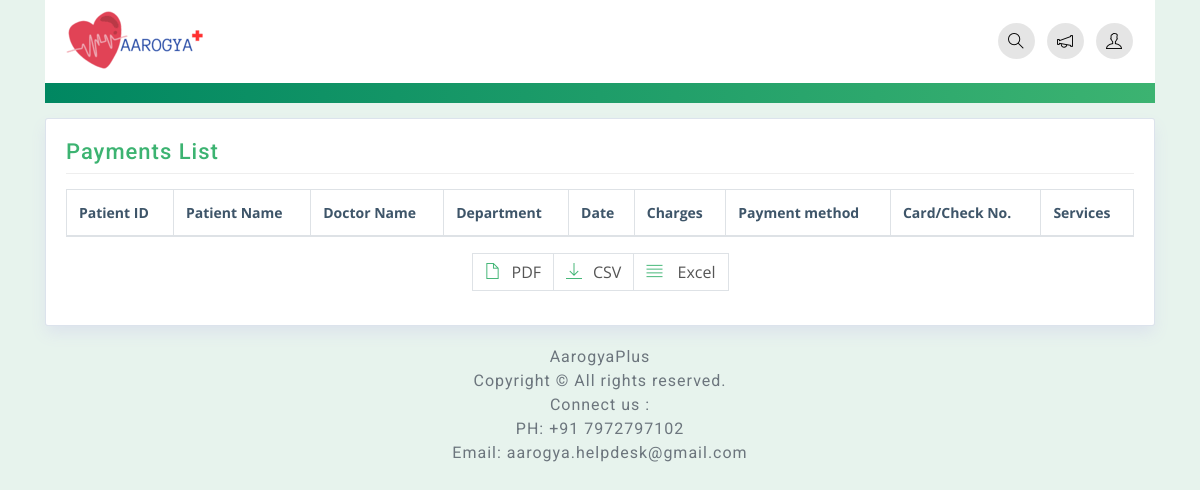
The app's page /Payment/info, older data.
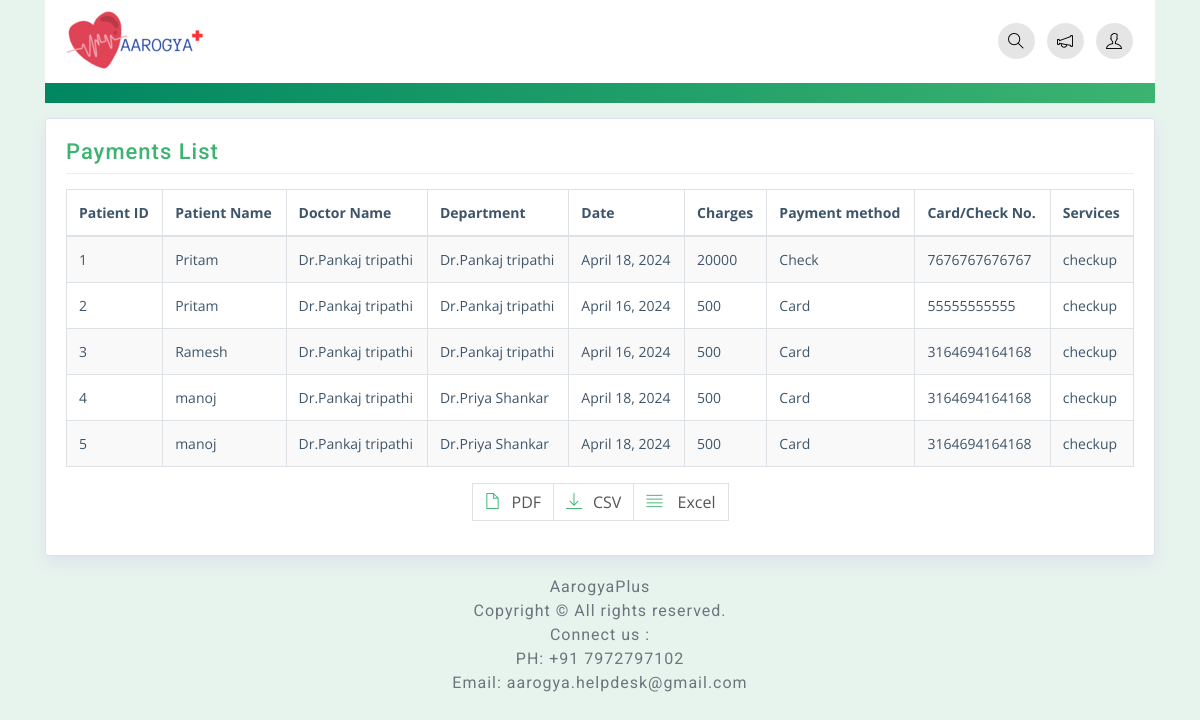
The same page, newer data.
### app/models.py (models this page shows, shortened)
class Payment(models.Model):
  pay_id=models.AutoField(primary_key=True)
  d=models.ForeignKey(Doctor,on_delete=models.CASCADE,related_name='appointments_as_d')
  p=models.ForeignKey(Patient,on_delete=models.CASCADE)
  s=models.ForeignKey(Doctor,on_delete=models.CASCADE,related_name='appointments_as_s')
  amount = models.IntegerField()
  date = models.DateField()
  services=models.CharField(max_length=100)
  pay_type = models.CharField(max_length=20)
  cardcheck_no=models.CharField(max_length=50)

class Patient(models.Model):
    p_id = models.AutoField(primary_key=True)
    patient_name =models.CharField( max_length=100)
    date_of_birth =models.DateField( max_length=100)
    age = models.IntegerField()
    phone = models.IntegerField()
    email = models.EmailField(max_length=100)
    gender = models.CharField(max_length=50)
    address = models.TextField()
    def __str__(self):
     return self.patient_name

class Doctor(models.Model):
    d_id = models.AutoField(primary_key=True)
    doctor_name =models.CharField( max_length=100)
    dob =models.CharField( max_length=100)
    specs =models.CharField(max_length=100)
    exp =models.CharField(max_length=100)
    age = models.IntegerField()
    phone = models.IntegerField()
    email = models.EmailField(max_length=100)
    gender = models.CharField(max_length=50)
    def __str__(self):
     return self.doctor_name

### main_app/views.py (the view)
# urls.py: path('Payment/info',views.Payment_info,name='payment_list'),
def Payment_info(request):
    payments = Payment.objects.all()
    return render(request,'payments/payment_list.html',{'payments': payments})

### templates/payments/payment_list.html
{% extends "base.html" %}
{% block content %}
<div class="container">
    <div class="row">
        <div class="col-md-12">
            <div class="widget-area-2 proclinic-box-shadow">
                <h3 class="widget-title">Payments List</h3>
                <div class="table-responsive mb-3">
                    <table id="tableId" class="table table-bordered table-striped">
                        <thead>
                            <tr>
                                <th>Patient ID</th>
                                <th>Patient Name</th>
                                <th>Doctor Name</th>
                                <th>Department</th>
                                <th>Date</th>
                                <th>Charges</th>
                                <th>Payment method</th>
                                <th>Card/Check No.</th>
                                <th>Services</th>
                            </tr>
                        </thead>
                        <tbody>
                            {% for payments in payments%}
                            <tr>
                                <td>{{payments.pay_id}}</td>
                                <td>{{payments.p}}</td>
                                <td>{{payments.d}}</td>
                                <td>{{payments.s}}</td>
                                <td>{{payments.date}}</td>
                                <td>{{payments.amount}}</td>
                                <td>{{payments.pay_type}}</td>
                                <td>{{payments.cardcheck_no}}</td>
                                <td>{{payments.services}}</td>
                            </tr>
                            {% endfor %}
                        </tbody>
                    </table>
                    <nav aria-label="Page navigation example">
                        <ul class="pagination justify-content-center export-pagination">
                            <li class="page-item">
                                <a class="page-link"  type="button" href="{% url 'patients_report' format='pdf' %}"><span class="ti-file"></span>PDF</a>
                            </li>
                            <li class="page-item">
                                <a class="page-link" type="button" href="{% url 'patients_report' format='csv' %}"><span class="ti-download"></span>CSV</a>
                            </li>
                            <li class="page-item">
                                <a class="page-link" type="button" href="{% url 'patients_report' format='excel' %}"><span class="ti-align-justify"></span> Excel</a>
                            </li>
                        </ul>
                    </nav>
                </div>
            </div>
        </div>
    </div>
</div>
{% endblock  %}

### templates/base.html (shortened to what this page needs)
<!DOCTYPE html>
<html>
<head>
    {% load static %}
	<link rel="stylesheet" href="{% static 'css/bootstrap.min.css' %}">
	<link rel="stylesheet" href="{% static 'css/themify-icons.css' %}">
	<link rel="{% static 'stylesheet" href="css/animate.css' %}">
	<link rel="stylesheet" href="{% static 'css/styles.css' %}">
	<link rel="stylesheet" href="{% static 'css/green.css' %}" id="style_theme">
	<link rel="stylesheet" href="{% static 'css/responsive.css' %}">
	<link rel="stylesheet" href="{% static 'charts/css/morris.css' %}">
	<link rel="stylesheet" href="{% static 'css/jquery-jvectormap.css' %}">
</head>
<body>
    <div class="wrapper">
		<div id="content">
			<div class="container top-brand">
				<nav class="navbar navbar-default">
					<div class="navbar-header">
						<div class="sidebar-header"> <a href={% url 'base'%}><img src="{% static 'images/aarogya_logo.png' %}" class="logo" alt="logo"></a>
						</div>
					</div>
					<ul class="nav justify-content-end">
						<li class="nav-item">
							<a class="nav-link" data-toggle="modal" data-target=".proclinic-modal-lg">
								<span class="ti-search"></span>
							</a>
						</li>
						<li class="nav-item">
							<a class="nav-link dropdown-toggle" data-toggle="dropdown" href="#" role="button" aria-haspopup="true"
							 aria-expanded="false">
								<span class="ti-announcement"></span>
							</a>
						</li>
						<li class="nav-item">
							<a class="nav-link dropdown-toggle" data-toggle="dropdown" href="#" role="button" aria-haspopup="true"
							 aria-expanded="false">
								<span class="ti-user"></span>
							</a>
						</li>
					</ul>
				</nav>
			</div>
            <div class="container menu-nav">
                <nav class="navbar navbar-expand-lg proclinic-bg text-white">
                </nav>
            </div>
			{% block content %}
			{% endblock %}
			<div class="container">
				<div class="d-sm-flex justify-content-center">
				  <span class="text-muted text-center d-block d-sm-inline-block">AarogyaPlus <br>Copyright © All rights reserved.<br>Connect us :<br>PH: +91 7972797102 <br> Email: aarogya.helpdesk@gmail.com </span>
				</div>
			</div>
		</div>
	</div>
</body>
</html>

### static/css/styles.css (style rules this page uses)
body { font-family: 'Open Sans', sans-serif; background-color: #E7F3ED; color: #3e5569; border: 0; width: 100%; background-size: cover; background-position:center; }
h1, h2, h3, h4, h5, h6, span, .menu-nav { font-family: 'Roboto', sans-serif; letter-spacing: 1px; }
a, a:hover, a:focus { color: inherit; text-decoration: none; transition: all 0.3s; }
.navbar { padding: 10px 15px; background: #fff; border: none; border-radius: 0; width: 100%; }
.table td, .table th { padding: .75rem; }
#content { padding-top: 0px; padding-bottom: 0px; transition: all 0.3s; width: 100%; height: auto; }
.text-muted { color: #6c757d!important; padding-top: 20px; }
.proclinic-box-shadow { border-radius: 0; border: 0; -webkit-box-shadow: 0 0 0 1px #dce3ec, 0 8px 16px 0 #dce3ec; box-shadow: 0 0 0 1px #dce3ec, 0 8px 16px 0 #dce3ec; background: #fff; margin-top: 20px; }
div[class*="col-"] { padding-right: 6px; padding-left: 6px; }
.table-striped tbody tr:nth-of-type(odd) { background-color: rgba(61,79,90,.03); }
table.table tbody td, table.table thead th { font-size: 14px; }
.pagination .page-link [class^="ti-"], .pagination .page-link [class*=" ti-"] { margin-right: 10px; }
.export-pagination.pagination .page-link { color: #555555; }
.navbar-default .dropdown-toggle::after { display: none; }
.navbar-default .ti-announcement, .navbar-default .ti-user, .navbar-default .ti-search { padding: 10px; border-radius: 50%; color: #000; }
.navbar-default .ti-user, .navbar-default .ti-announcement, .navbar-default .ti-search { background: rgba(0,0,0,.1); }
.top-brand .nav-link { padding: 6px; cursor: pointer; }
.navbar .nav .nav-item:last-child .nav-link { padding-right: 7px; }
.widget-area-2 { background: #fff; margin-top: 1rem; padding: 20px; padding-bottom: 2px; border-radius: 2px; }
.widget-title { font-size: 22px; padding-bottom: .5rem; margin-bottom: 15px; border-bottom: 1px solid #eeeeee; }
.pagination .page-item:first-child .page-link, .pagination .page-item:last-child .page-link { border-radius: 0px; }

### static/css/green.css (style rules this page uses)
.proclinic-bg { background: #3CB371; background: -webkit-linear-gradient(to right, #008761, #3CB371); background: linear-gradient(to right, #008761, #3CB371); }
.pagination .page-link { color: #3CB371; }
.widget-title { color: #3CB371; }
.pagination .page-link [class^="ti-"], [class*=" ti-"] { color: #3CB371; }

### static/css/responsive.css (style rules this page uses)
@media (min-width: 992px) { .row { margin-right: -5px; margin-left: -5px; } }

Row changes from the older to the newer data that the page shows:
added Payment: pay_id "1", p "Pritam", d "Dr.Pankaj tripathi", s "Dr.Pankaj tripathi", date "April 18, 2024", amount "20000", pay_type "Check", cardcheck_no "7676767676767", services "checkup"
added Payment: pay_id "2", p "Pritam", d "Dr.Pankaj tripathi", s "Dr.Pankaj tripathi", date "April 16, 2024", amount "500", pay_type "Card", cardcheck_no "55555555555", services "checkup"
added Payment: pay_id "3", p "Ramesh", d "Dr.Pankaj tripathi", s "Dr.Pankaj tripathi", date "April 16, 2024", amount "500", pay_type "Card", cardcheck_no "3164694164168", services "checkup"
added Payment: pay_id "4", p "manoj", d "Dr.Pankaj tripathi", s "Dr.Priya Shankar", date "April 18, 2024", amount "500", pay_type "Card", cardcheck_no "3164694164168", services "checkup"
added Payment: pay_id "5", p "manoj", d "Dr.Pankaj tripathi", s "Dr.Priya Shankar", date "April 18, 2024", amount "500", pay_type "Card", cardcheck_no "3164694164168", services "checkup"
